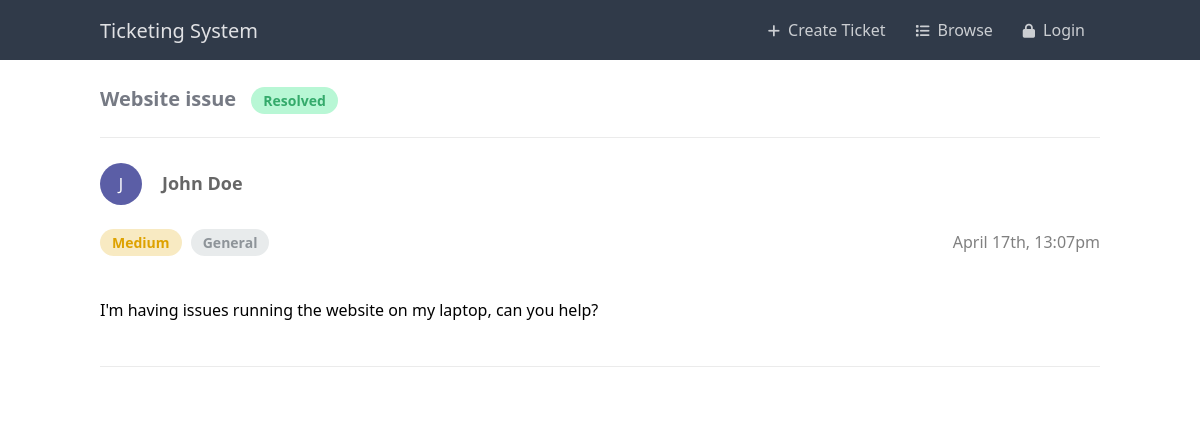
Screenshot of /view.php?id=2 with the database file from the repository.
### tables this page shows
CREATE TABLE IF NOT EXISTS `tickets` (
  `id` int(11) NOT NULL AUTO_INCREMENT,
  `title` varchar(255) NOT NULL,
  `msg` text NOT NULL,
  `full_name` varchar(50) NOT NULL DEFAULT '',
  `email` varchar(255) NOT NULL,
  `created` datetime NOT NULL DEFAULT current_timestamp(),
  `ticket_status` enum('open','closed','resolved') NOT NULL DEFAULT 'open',
  `priority` enum('low','medium','high') NOT NULL DEFAULT 'low',
  `category_id` int(1) NOT NULL DEFAULT 1,
  `private` tinyint(1) NOT NULL DEFAULT 1,
  `account_id` int(11) NOT NULL DEFAULT 0,
  `approved` tinyint(1) NOT NULL DEFAULT 0,
  PRIMARY KEY (`id`)
);

CREATE TABLE IF NOT EXISTS `categories` (
  `id` int(11) NOT NULL AUTO_INCREMENT,
  `title` varchar(255) NOT NULL,
  PRIMARY KEY (`id`)
);

### view.php (the view, shortened to what this page needs)
<?php
include 'functions.php';
$pdo = pdo_connect_mysql();
$stmt = $pdo->prepare('SELECT t.*, a.full_name AS a_name, a.email AS a_email, c.title AS category FROM tickets t LEFT JOIN categories c ON c.id = t.category_id LEFT JOIN accounts a ON a.id = t.account_id WHERE t.id = ? AND t.approved = 1');
$stmt->execute([ $_GET['id'] ]);
$ticket = $stmt->fetch(PDO::FETCH_ASSOC);
?>
<?=template_header(htmlspecialchars($ticket['title'], ENT_QUOTES))?>
<div class="content view">
	<h2><?=htmlspecialchars($ticket['title'], ENT_QUOTES)?> <span class="<?=$ticket['ticket_status']?>"><?=$ticket['ticket_status']?></span></h2>
    <div class="profile">
        <div class="icon">
            <span style="background-color:<?=color_from_string($ticket['a_name'] ?? $ticket['full_name'])?>"><?=strtoupper(substr($ticket['a_name'] ?? $ticket['full_name'], 0, 1))?></span>
        </div>
        <div class="info">
            <p class="name"><?=htmlspecialchars($ticket['a_name'] ?? $ticket['full_name'], ENT_QUOTES)?></p>
        </div>
    </div>
    <div class="ticket">
        <div>
            <p>
                <span class="priority label <?=$ticket['priority']?>" title="Priority"><?=$ticket['priority']?></span>
                <span class="category" title="Category"><?=$ticket['category']?></span>
            </p>
            <p class="created"><?=date('F dS, G:ia', strtotime($ticket['created']))?></p>
        </div>
        <p class="msg"><?=str_ireplace(['&lt;strong&gt;','&lt;/strong&gt;','&lt;u&gt;','&lt;/u&gt;','&lt;i&gt;','&lt;/i&gt;'], ['<strong>','</strong>','<u>','</u>','<i>','</i>'], nl2br(htmlspecialchars($ticket['msg'], ENT_QUOTES)))?></p>
    </div>
    <div class="comments">
    </div>
</div>
<?=template_footer()?>

### style.css (style rules this page uses)
* { box-sizing: border-box; font-family: system-ui, "Segoe UI", Roboto, Helvetica, Arial, sans-serif, "Apple Color Emoji", "Segoe UI Emoji", "Segoe UI Symbol"; font-size: 16px; }
body { background-color: #FFFFFF; margin: 0; }
.content { max-width: 1000px; width: 100%; margin: 0 auto; }
.content h2 { margin: 0 0 10px 0; padding: 25px 0; font-size: 20px; font-weight: 600; border-bottom: 1px solid #ebebeb; color: #767a84; }
.view h2 span { font-weight: 600; font-size: 14px; padding: 4px 12px; border-radius: 15px; margin-left: 10px; text-transform: capitalize; }
.view h2 .resolved { background-color: #b8f7d5; color: #34aa6b; }
.view .profile { display: flex; padding-top: 10px; }
.view .profile .icon { padding: 5px 20px 0 0; }
.view .profile .icon span { display: flex; align-items: center; justify-content: center; width: 42px; height: 42px; color: #fff; background-color: #777; border-radius: 50px; font-size: 16px; font-weight: 500; }
.view .profile .info { display: flex; flex-flow: column; justify-content: center; }
.view .profile .info .name { margin: 0; padding: 3px 0 0 0; font-weight: 600; font-size: 18px; color: #666666; }
.view .ticket { padding: 10px 0; }
.view .ticket span { font-weight: 600; font-size: 14px; padding: 4px 12px; border-radius: 15px; margin-right: 5px; }
.view .ticket .priority { text-transform: capitalize; }
.view .ticket .priority.medium { background-color: #f8eac2; color: #dea200; }
.view .ticket .category { background-color: #e8ebec; color: #8e9499; }
.view .ticket .created { display: flex; color: gray; justify-content: flex-end; flex-grow: 1; }
.view .ticket .msg { margin: 0; padding: 30px 0 20px 0; font-size: 16px; }
.view .ticket div { display: flex; }
.view .comments { margin-top: 15px; border-top: 1px solid #ebebeb; padding: 25px 0; }

### rows the page displays
tickets: title "Website issue", ticket_status "Resolved", full_name "John Doe", priority "Medium", category.title "General", created "April 17th, 13:07pm", msg "I'm having issues running the website on my laptop, can you help?"

### other values shown
substr($ticket['a_name'] ?? $ticket['full_name'], 0, 1) "J"
